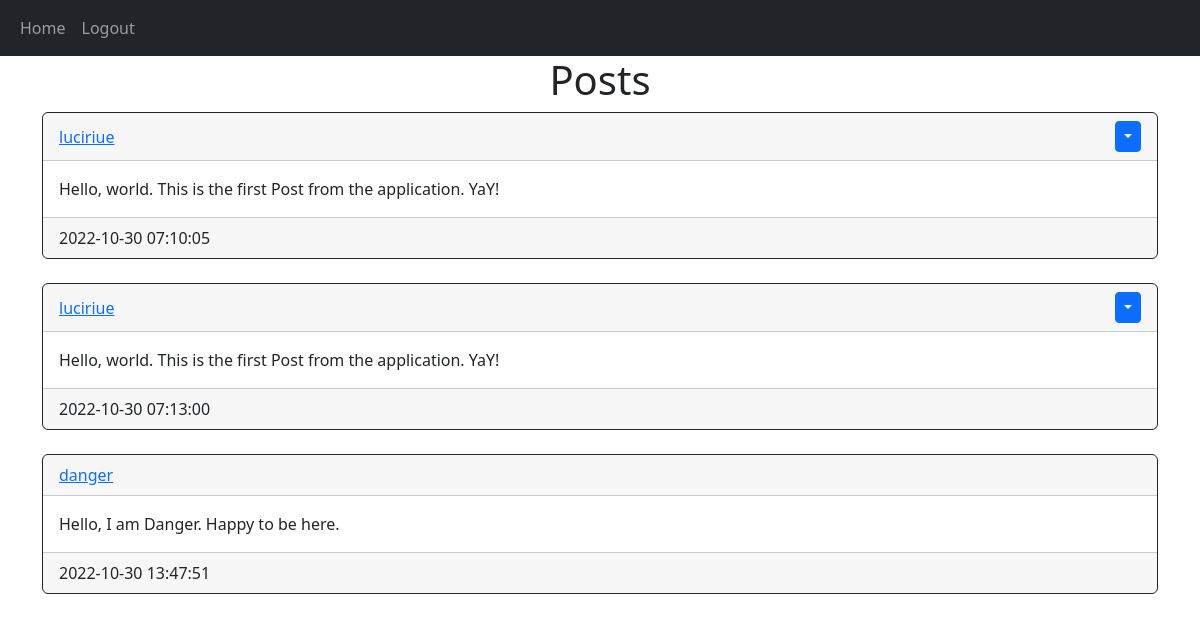
Screenshot of /home (signed in) with the database file from the repository.
### website/models.py (models this page shows)
class Post(db.Model):
    id = db.Column(db.Integer, primary_key=True)
    text = db.Column(db.Text, nullable=False)
    date_created = db.Column(db.DateTime(timezone=True), default=func.now())
    author = db.Column(db.Integer, db.ForeignKey('user.id', ondelete="CASCADE"), nullable=False)

class User(db.Model, UserMixin):
    id = db.Column(db.Integer, primary_key=True)
    email = db.Column(db.String(150), unique=True)
    username = db.Column(db.String(150), unique=True)
    password = db.Column(db.String(150))
    date_created = db.Column(db.DateTime(timezone=True), default=func.now())
    posts = db.relationship('Post', backref='user', passive_deletes=True)

### website/views.py (the view)
@views.route("/")
@views.route("/home")
@login_required
def home():
    posts = Post.query.all()
    return render_template("home.html", user=current_user, posts = posts)

### website/__init__.py (called while the page is built)
def create_app():
    blogapp = Flask(__name__)
    blogapp.config['SECRET_KEY'] = "saltkey"
    blogapp.config['SQLALCHEMY_DATABASE_URI'] = f'sqlite:///{DB_NAME}'
    db.init_app(blogapp)
    from .views import views
    from .auth import auth
    blogapp.register_blueprint(views, url_prefix="/")
    blogapp.register_blueprint(auth, url_prefix="/")
    from .models import User, Post
    create_database(blogapp)
    login_manager = LoginManager()
    login_manager.login_view = "auth.login"
    login_manager.init_app(blogapp)
    @login_manager.user_loader
    def load_user(id):
        return User.query.get(int(id))
    return blogapp

### website/templates/home.html (shortened to what this page needs)
{% extends "base.html" %}
{% block content %}
<h1 align="center">Posts</h1>
{% for post in posts %}
<div class="card border-dark">
    <div class="card-header d-flex justify-content-between align-items-center">
        <a href="/posts/{{post.user.username}}">{{post.user.username}}</a>
        {% if user.id == post.author %}
        <div class="btn-group">
            <button type="button" class="btn btn-sm btn-primary dropdown-toggle" data-bs-toggle="dropdown"></button>
        </div>
        {% endif %}
    </div>
    <div class="card-body">
        <div class="card-text">
            {{post.text}}
        </div>
    </div>
    <div class="card-footer tet-muted">
        {{post.date_created}}
    </div>
</div>
<br/>
{% endfor %}
{% endblock %}

### website/templates/base.html (shortened to what this page needs)
<!DOCTYPE html>
<html lang="en">
<head>
    <link href="https://cdn.jsdelivr.net/npm/bootstrap@5.2.2/dist/css/bootstrap.min.css" rel="stylesheet">
</head>
<body>
    <nav class="navbar navbar-expand-lg navbar-dark bg-dark">
        <div class="container-fluid">
            <div class="collapse navbar-collapse" id="navbar">
                <div class="navbar-nav">
                    <a class="nav-item nav-link" href="/home">Home</a>
                    {% if user.is_authenticated %}
                        <a class="nav-item nav-link" href="/logout">Logout</a>
                    {% else %}
                        <a class="nav-item nav-link" href="/login">Login</a>
                        <a class="nav-item nav-link" href="/sign-up">Sign Up</a>
                    {% endif %}
                </div>
            </div>
        </div>
    </nav>
    <div class="container">
        {% block content %}{% endblock %}
    </div>
</body>
</html>

### rows the page displays
Post: user.username "luciriue", text "Hello, world. This is the first Post from the application. YaY!", date_created "2022-10-30 07:10:05"
Post: user.username "luciriue", text "Hello, world. This is the first Post from the application. YaY!", date_created "2022-10-30 07:13:00"
Post: user.username "danger", text "Hello, I am Danger. Happy to be here.", date_created "2022-10-30 13:47:51"
